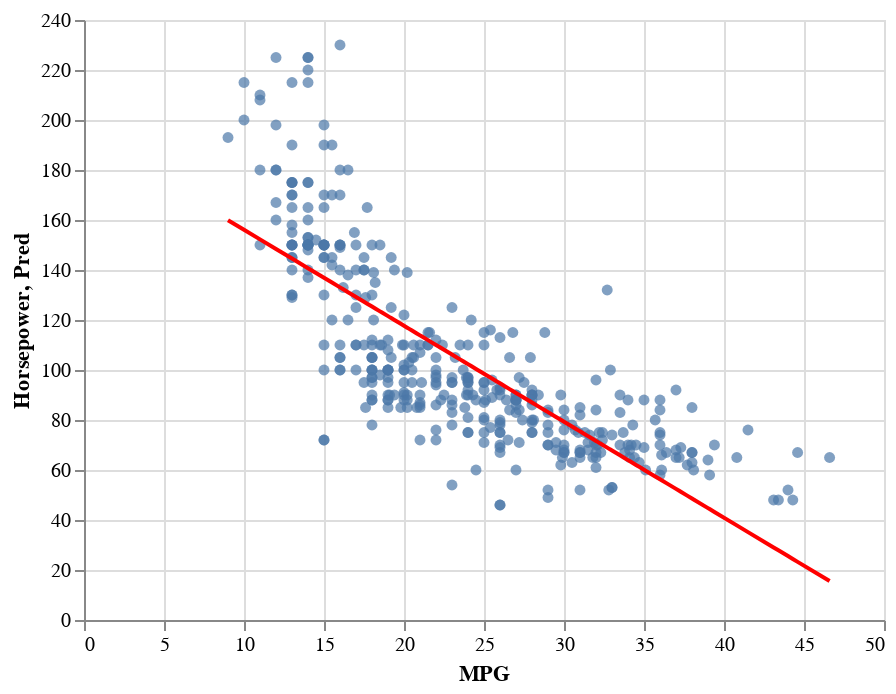

Source (notebook cell):
### Markdown cell above
The following shows the line of best fit for this data.  (We will describe what is meant by "best" in a later class.)

### Code cell
c+c1

### Figure 1 — Vega-Lite specification as saved in the notebook (floating-point values rounded to 4 significant figures; data arrays with more than 128 entries replaced by an {"elided": "..."} marker saying what was removed)
{"config": {"view": {"continuousWidth": 400, "continuousHeight": 300}}, "layer": [{"mark": "circle", "encoding": {"x": {"field": "MPG", "type": "quantitative"}, "y": {"field": "Horsepower", "type": "quantitative"}}}, {"mark": {"type": "line", "color": "red"}, "encoding": {"x": {"field": "MPG", "type": "quantitative"}, "y": {"field": "Pred", "type": "quantitative"}}}], "data": {"name": "data-4713f5f6633a0cbdd5da9ec214db22a8"}, "$schema": "https://vega.github.io/schema/vega-lite/v4.17.0.json", "datasets": {"data-4713f5f6633a0cbdd5da9ec214db22a8": {"elided": "392 records"}}}
